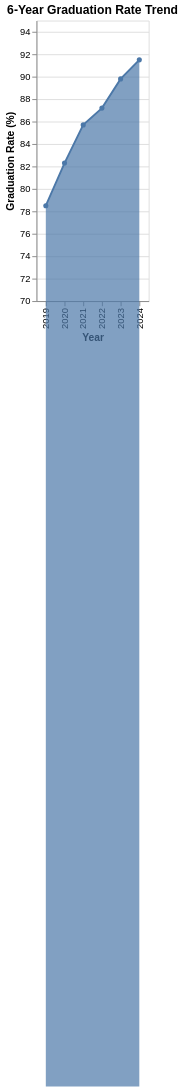

Express this chart as Vega-Lite.
### Vega-Lite specification from a JSON file in a GitHub repository (floating-point values rounded to 4 significant figures)
{"$schema": "https://vega.github.io/schema/vega-lite/v6.json", "description": "Graduation rates over years", "data": {"values": [{"year": "2019", "rate": 78.5}, {"year": "2020", "rate": 82.3}, {"year": "2021", "rate": 85.7}, {"year": "2022", "rate": 87.2}, {"year": "2023", "rate": 89.8}, {"year": "2024", "rate": 91.5}]}, "mark": {"type": "area", "line": true, "point": true}, "encoding": {"x": {"field": "year", "type": "ordinal", "axis": {"title": "Year"}}, "y": {"field": "rate", "type": "quantitative", "axis": {"title": "Graduation Rate (%)"}, "scale": {"domain": [70, 95]}}, "tooltip": [{"field": "year", "type": "ordinal"}, {"field": "rate", "type": "quantitative", "title": "Rate %", "format": ".1f"}]}, "title": "6-Year Graduation Rate Trend"}
